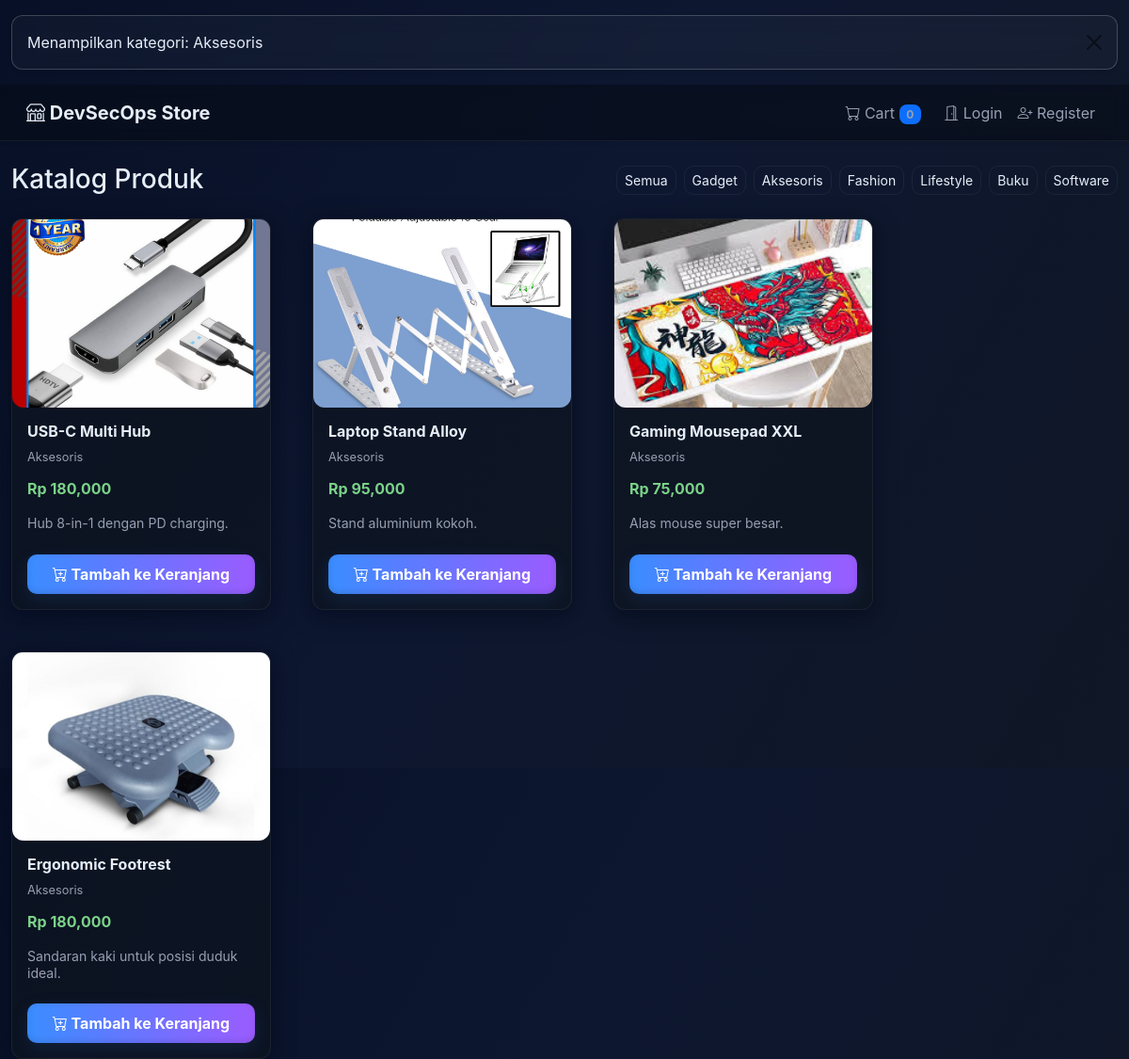
Screenshot of /katalog/Aksesoris with the database file from the repository.
### app.py (models this page shows)
class Product(db.Model):
    id = db.Column(db.Integer, primary_key=True)
    name = db.Column(db.String(100), nullable=False)
    price = db.Column(db.Integer, nullable=False)
    image = db.Column(db.String(500), nullable=False)
    description = db.Column(db.String(500), nullable=False)
    category = db.Column(db.String(50), nullable=False, default="Umum")

### app.py (the view)
@app.route('/', defaults={'category_name': None})
@app.route('/katalog/<category_name>')
def home(category_name):
    cart_count = 0
    if 'cart' in session and session['cart']:
        try:
            cart_count = sum(session['cart'].values())
        except Exception:
            cart_count = sum(int(v) for v in session['cart'].values())
    if category_name and category_name != 'Semua':
        products = Product.query.filter_by(category=category_name).all()
        flash(f"Menampilkan kategori: {category_name}", 'info')
    else:
        products = Product.query.all()
    return render_template('index.html', products=products, cart_count=cart_count)

### templates/index.html
{% extends "layout.html" %}
{% block content %}
<div class="d-flex justify-content-between align-items-center mb-4">
  <h3 class="mb-0">Katalog Produk</h3>
  <div class="d-flex gap-2">
    <a href="{{ url_for('home') }}" class="btn btn-sm btn-outline-primary {% if not request.view_args.category_name %}active{% endif %}">Semua</a>
    <a href="{{ url_for('home', category_name='Gadget') }}" class="btn btn-sm btn-outline-primary">Gadget</a>
    <a href="{{ url_for('home', category_name='Aksesoris') }}" class="btn btn-sm btn-outline-primary">Aksesoris</a>
    <a href="{{ url_for('home', category_name='Fashion') }}" class="btn btn-sm btn-outline-primary">Fashion</a>
    <a href="{{ url_for('home', category_name='Lifestyle') }}" class="btn btn-sm btn-outline-primary">Lifestyle</a>
    <a href="{{ url_for('home', category_name='Buku') }}" class="btn btn-sm btn-outline-primary">Buku</a>
    <a href="{{ url_for('home', category_name='Software') }}" class="btn btn-sm btn-outline-primary">Software</a>
  </div>
</div>
{% if not products %}
  <div class="alert alert-info shadow-sm">Tidak ada produk pada kategori ini.</div>
{% else %}
  <div class="row g-4">
    {% for p in products %}
      <div class="col-12 col-sm-6 col-md-4 col-lg-3 fade-in">
        <div class="card product-card h-100">
          <img src="{{ p.image }}" class="card-img-top" alt="{{ p.name }}">
          <div class="card-body d-flex flex-column">
            <h5 class="card-title">{{ p.name }}</h5>
            <p class="text-muted small mb-1">{{ p.category }}</p>
            <p class="fw-bold text-primary mb-2">Rp {{ "{:,}".format(p.price) }}</p>
            <p class="text-muted small flex-grow-1">{{ p.description }}</p>
            <a href="{{ url_for('add_to_cart', product_id=p.id) }}"
               class="btn btn-primary mt-2 w-100">
               <i class="bi bi-cart-plus"></i> Tambah ke Keranjang
            </a>
          </div>
        </div>
      </div>
    {% endfor %}
  </div>
{% endif %}
{% endblock %}

### static/theme.css (style rules this page uses)
:root { --bg-1: #0b1020; --bg-2: linear-gradient(120deg,#071026 0%, #0d1730 45%, #101726 100%); --card-bg: rgba(18,22,30,0.55); --card-border: rgba(255,255,255,0.06); --glass-blur: 8px; --glass-strong-blur: 14px; --accent: linear-gradient(90deg,#3a8dff,#9b5cff); --muted: #97a0b3; --text: #e6eef8; --subtle: rgba(230,238,248,0.06); --radius-lg: 14px; --radius-sm: 8px; --shadow-soft: 0 8px 30px rgba(2,6,23,0.6); --transition: 220ms; }
* { box-sizing: border-box; }
html,body { height: 100%; background: var(--bg-2); color: var(--text); font-family: Inter, system-ui, -apple-system, "Segoe UI", Roboto, "Helvetica Neue", Arial; margin: 0; -webkit-font-smoothing:antialiased; -moz-osx-font-smoothing:grayscale; }
.card { background: linear-gradient(180deg, rgba(255,255,255,0.02), rgba(255,255,255,0.01)); border-radius: var(--radius-lg); border: 1px solid var(--card-border); backdrop-filter: blur(var(--glass-strong-blur)); box-shadow: 0 6px 24px rgba(2,6,23,0.6); overflow: hidden; transition: transform var(--transition), box-shadow var(--transition); color: var(--text); }
.product-card { background: rgba(16,20,28,0.55); color: var(--text); border-radius: 12px; height: 100%; display: flex; flex-direction: column; }
.product-card .card-img-top, .product-card img.card-img-top { width: 100%; height: 200px; object-fit: cover; display: block; border-bottom-left-radius: 12px; border-bottom-right-radius: 12px; }
.product-card .card-body { display: flex; flex-direction: column; gap: .5rem; padding: 1rem; flex: 1 1 auto; }
.product-card .card-title { color: var(--text); font-size: 1rem; font-weight: 700; margin-bottom: 0; }
.product-card .text-muted { color: var(--muted) !important; font-size: .8rem; }
.product-card .fw-bold.text-primary { color: #7bd389 !important; font-weight: 800; font-size: 1rem; margin-bottom: .25rem; }
.product-card .text-muted.small.flex-grow-1, .product-card .description { color: var(--muted); font-size: .88rem; line-height: 1.25; margin-bottom: .5rem; display: -webkit-box; -webkit-line-clamp: 3; -webkit-box-orient: vertical; overflow: hidden; text-overflow: ellipsis; }
.product-card .btn { margin-top: auto; border-radius: 10px; padding: .55rem .8rem; font-weight: 700; }
.btn-primary { background: linear-gradient(90deg,#3a8dff 0%, #9b5cff 100%); border: none; color: white; box-shadow: 0 6px 20px rgba(58,141,255,0.12), inset 0 -2px 6px rgba(0,0,0,0.12); }
.btn-outline-primary { border-radius: 10px; color: var(--text); border: 1px solid rgba(255,255,255,0.06); }
a { color: inherit; text-decoration: none; transition: color var(--transition); }
.fade-in { animation: fadeIn .45s ease both; opacity: 0; transform: translateY(6px); }
.row.g-4 { gap: 1.25rem; }
.product-card { width: auto !important; max-width: 100% !important; }
.product-card img { max-width: 100% !important; height: 200px !important; object-fit: cover !important; }

### rows the page displays
Product: image (picture), name "USB-C Multi Hub", category "Aksesoris", price "180,000", description "Hub 8-in-1 dengan PD charging."
Product: image (picture), name "Laptop Stand Alloy", category "Aksesoris", price "95,000", description "Stand aluminium kokoh."
Product: image (picture), name "Gaming Mousepad XXL", category "Aksesoris", price "75,000", description "Alas mouse super besar."
Product: image (picture), name "Ergonomic Footrest", category "Aksesoris", price "180,000", description "Sandaran kaki untuk posisi duduk ideal."

### other values shown
{{ msg }} "Menampilkan kategori: Aksesoris"
{{ session.get('cart')|length if session.get('cart') else 0 }} "0"
